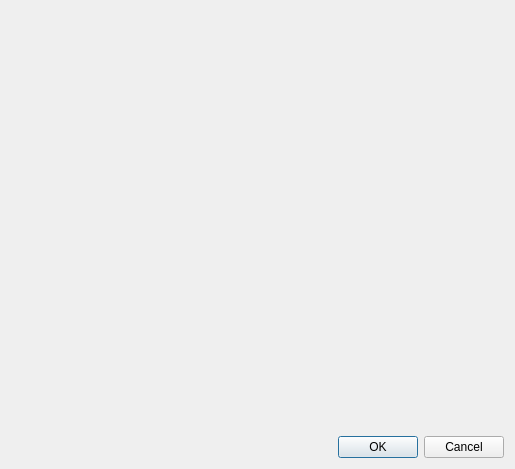
<?xml version="1.0" encoding="UTF-8"?>
<ui version="4.0">
 <class>LessonDialog</class>
 <widget class="QDialog" name="LessonDialog">
  <property name="geometry">
   <rect>
    <x>0</x>
    <y>0</y>
    <width>515</width>
    <height>469</height>
   </rect>
  </property>
  <property name="windowTitle">
   <string/>
  </property>
  <property name="modal">
   <bool>true</bool>
  </property>
  <layout class="QVBoxLayout" name="mainLayout">
   <item>
    <widget class="LessonEdit" name="lessonEdit" native="true"/>
   </item>
   <item>
    <widget class="QDialogButtonBox" name="controlBox">
     <property name="orientation">
      <enum>Qt::Orientation::Horizontal</enum>
     </property>
     <property name="standardButtons">
      <set>QDialogButtonBox::StandardButton::Cancel|QDialogButtonBox::StandardButton::Ok</set>
     </property>
    </widget>
   </item>
  </layout>
 </widget>
 <customwidgets>
  <customwidget>
   <class>LessonEdit</class>
   <extends>QWidget</extends>
   <header location="global">include/widgets/editor/lessonedit.h</header>
   <container>1</container>
  </customwidget>
 </customwidgets>
 <resources/>
 <connections>
  <connection>
   <sender>controlBox</sender>
   <signal>rejected()</signal>
   <receiver>LessonDialog</receiver>
   <slot>reject()</slot>
   <hints>
    <hint type="sourcelabel">
     <x>341</x>
     <y>432</y>
    </hint>
    <hint type="destinationlabel">
     <x>237</x>
     <y>467</y>
    </hint>
   </hints>
  </connection>
  <connection>
   <sender>controlBox</sender>
   <signal>accepted()</signal>
   <receiver>LessonDialog</receiver>
   <slot>accept()</slot>
   <hints>
    <hint type="sourcelabel">
     <x>408</x>
     <y>449</y>
    </hint>
    <hint type="destinationlabel">
     <x>462</x>
     <y>465</y>
    </hint>
   </hints>
  </connection>
 </connections>
</ui>
